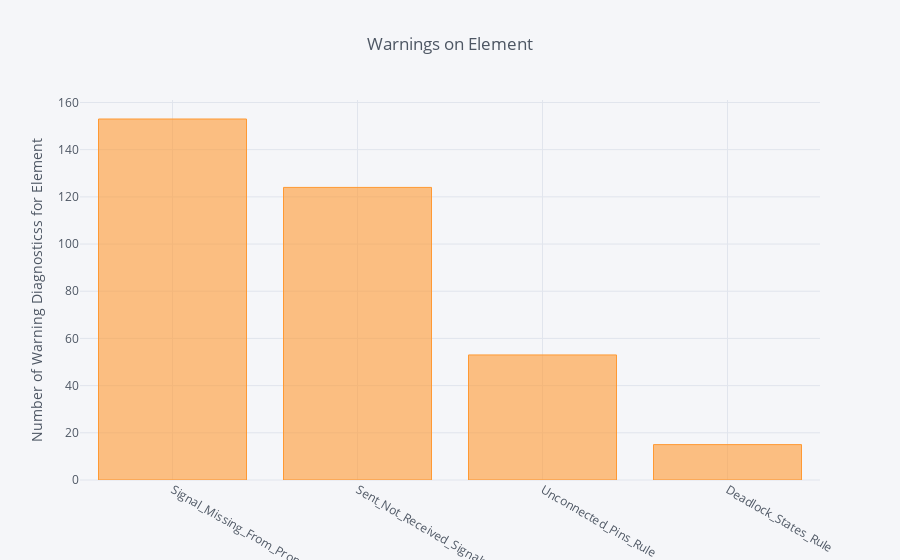

Write notebook code for a chart like this one.
### Markdown cell above
Preprocess results using Pandas and visualize the output using Plot.ly:

### Code cell
# TODO here
validation_report_df.constraint_element_name.value_counts().iplot( #.applymap(lambda element: element.relative_element_id).source.value_counts().iplot(
    kind='bar', filename='cufflinks/categorical-bar-chart/frequent_diagnostic_elements',
    yTitle='Number of Warning Diagnosticss for Element', title='Warnings on Element',
)

### Figure 1 — Plotly figure (JSON) as saved in the notebook; plotly's stock layout.template omitted (floating-point values rounded to 4 significant figures)
{"data": [{"marker": {"color": "rgba(255, 153, 51, 0.6)", "line": {"color": "rgba(255, 153, 51, 1.0)", "width": 1}}, "name": "constraint_element_name", "orientation": "v", "text": "", "type": "bar", "uid": "a6bcbf7d-1b83-4617-8017-1b462e2c3580", "x": ["Signal_Missing_From_Properties_Rule", "Sent_Not_Received_Signals_Rule", "Unconnected_Pins_Rule", "Deadlock_States_Rule"], "y": [153, 124, 53, 15]}], "layout": {"legend": {"bgcolor": "#F5F6F9", "font": {"color": "#4D5663"}}, "paper_bgcolor": "#F5F6F9", "plot_bgcolor": "#F5F6F9", "title": {"font": {"color": "#4D5663"}, "text": "Warnings on Element"}, "xaxis": {"gridcolor": "#E1E5ED", "showgrid": true, "tickfont": {"color": "#4D5663"}, "title": {"font": {"color": "#4D5663"}, "text": ""}, "zerolinecolor": "#E1E5ED"}, "yaxis": {"gridcolor": "#E1E5ED", "showgrid": true, "tickfont": {"color": "#4D5663"}, "title": {"font": {"color": "#4D5663"}, "text": "Number of Warning Diagnosticss for Element"}, "zerolinecolor": "#E1E5ED"}}}
